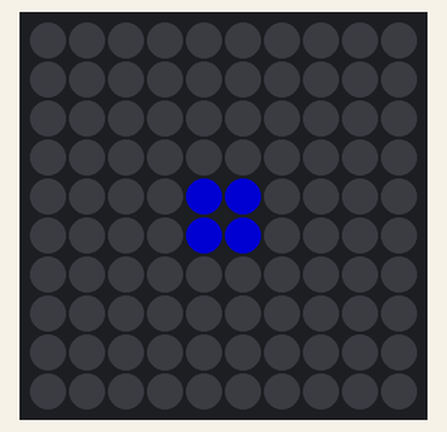
The program below on a simulated CircuitPython board. Shown: 10×10 RGB LED matrix (first LED top left, wired row by row, every second row reversed). Dim RGB values are drawn brighter than linear; what the program prints to the serial console is not drawn.

Above: at 0.02 s.
At 9.8 s:
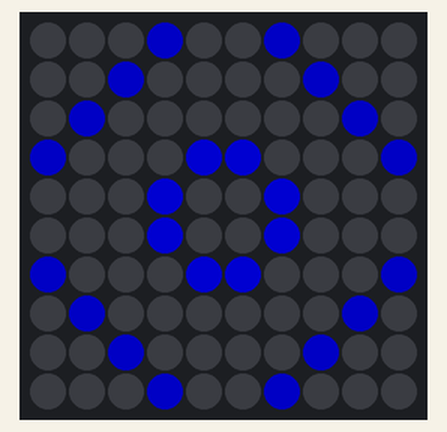
At 19.8 s:
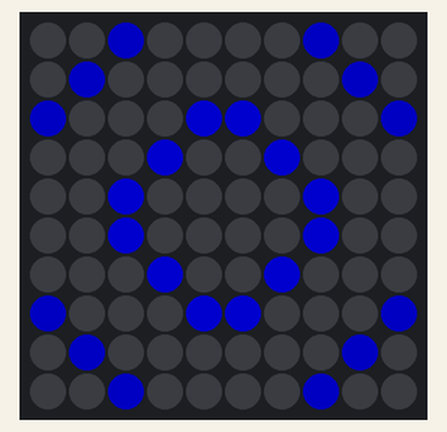
At 29.88 s:
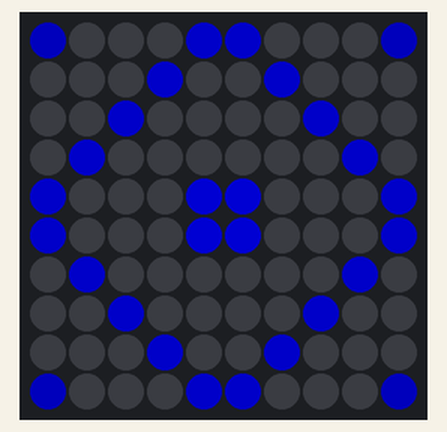
At 39.71 s:
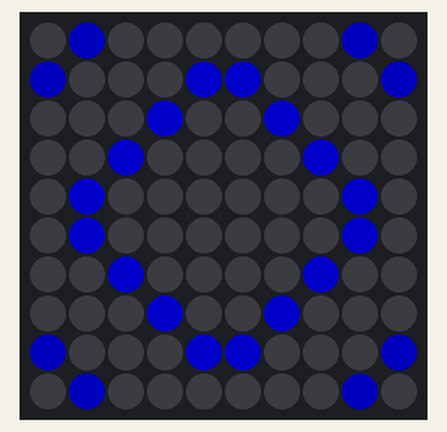

The program:

tunnelDrip.py
```python
import time
import board
import neopixel
import math

# Matrix dimensions
NUM_ROWS = 10
NUM_COLS = 10
NUM_PIXELS = NUM_ROWS * NUM_COLS
CENTER = [(4, 4), (4, 5), (5, 4), (5, 5)]  # 4-center LEDs for a 10x10 grid

# NeoPixel setup
pixel_pin = board.D21
ORDER = neopixel.GRB
pixels = neopixel.NeoPixel(
    pixel_pin, NUM_PIXELS, brightness=0.5, auto_write=False, pixel_order=ORDER
)

def get_pixel_index(x, y):
    """
    Converts 2D matrix coordinates (x, y) to the 1D NeoPixel index based on the zigzag layout:
    - Even rows (0-based index) go left-to-right.
    - Odd rows go right-to-left.
    """
    if x % 2 == 0:
        # Even rows go left to right
        return x * NUM_COLS + y
    else:
        # Odd rows go right to left
        return x * NUM_COLS + (NUM_COLS - 1 - y)

def tunnel_drip(color, fade_steps, max_distance, ring_interval):
    """
    Continuous tunnel drip effect with overlapping drips.

    Parameters:
    - color: Tuple (R, G, B), the color of the drips.
    - fade_steps: Number of steps to fade out each ring.
    - max_distance: The maximum distance a drip can propagate.
    - ring_interval: Number of rings before starting a new drip.
    """
    active_drips = []  # List to track each drip's current ring
    current_frame = 0  # Frame counter for timing

    while True:
        # Add a new drip if enough rings have passed
        if current_frame % ring_interval == 0:
            active_drips.append(0)  # Start a new drip at ring 0

        # Clear the matrix for the current frame
        pixels.fill((0, 0, 0))

        # Update and render each active drip
        for drip_index, distance in enumerate(active_drips):
            # Step 1: Light up the current ring
            for x in range(NUM_ROWS):
                for y in range(NUM_COLS):
                    min_dist = min(abs(x - cx) + abs(y - cy) for cx, cy in CENTER)
                    if min_dist == distance:
                        # Calculate fade color for the ring
                        brightness = max(0, 1 - (distance / max_distance))
                        fade_color = tuple(int(c * brightness) for c in color)
                        pixels[get_pixel_index(x, y)] = fade_color

        # Show the updated frame
        pixels.show()

        # Step 2: Increment the distance of each drip
        active_drips = [distance + 1 for distance in active_drips if distance < max_distance]

        # Step 3: Increment the frame counter
        current_frame += 1

        # Add a small delay for smooth animation
        time.sleep(0.05)

# Main function to start the tunnel drip effect
def main():
    try:
        print("Running continuous tunnel drip effect...")
        tunnel_drip(color=(0, 0, 255), fade_steps=10, max_distance=NUM_ROWS + NUM_COLS, ring_interval=4)
    finally:
        pixels.fill((0, 0, 0))
        pixels.show()

if __name__ == "__main__":
    main()
```
